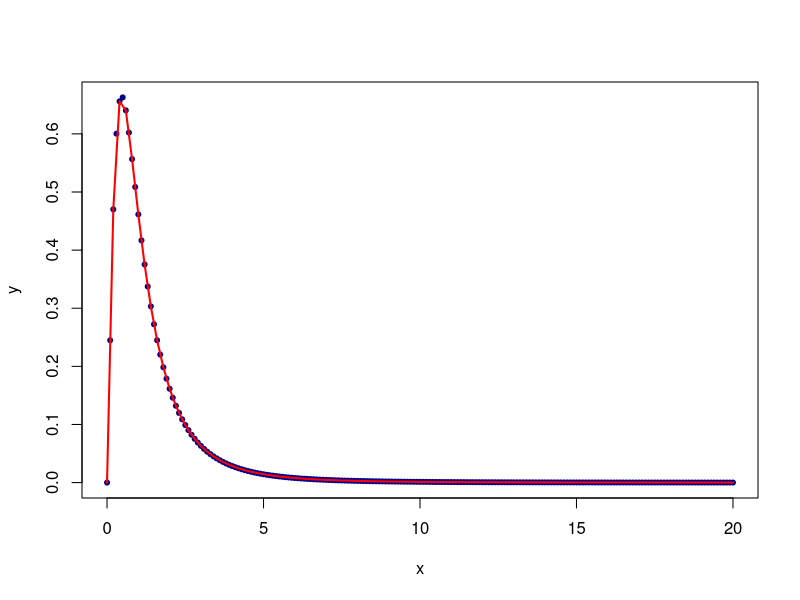
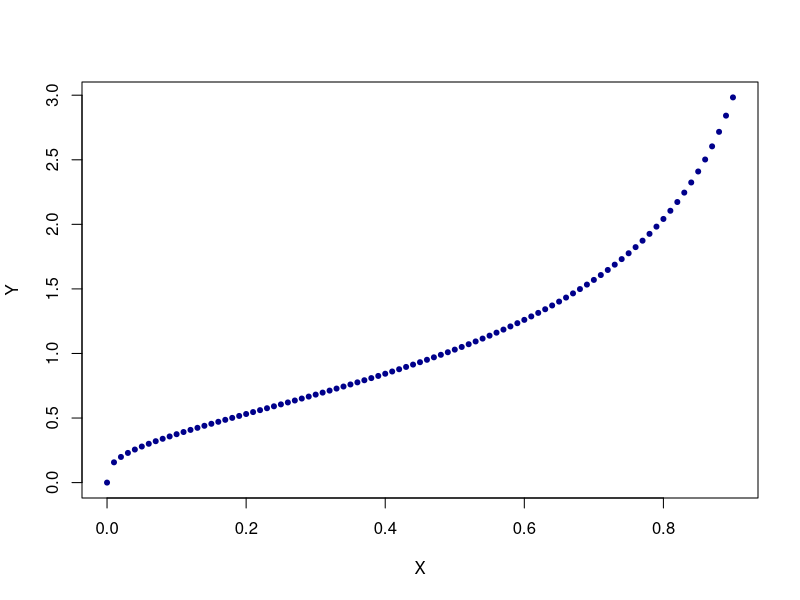

These charts were generated, in order, by the following R code:
## ---- chunk 1
X1 = c(12.47, 11.90, 12.77, 11.96, 12.78, 12.44, 12.13, 11.86, 12.25, 12.29)
Y1 = c(12.86, 12.83, 12.46, 12.98, 12.22, 12.34, 12.46, 12.39)
#

#
var.test(X1, Y1, conf.level = 0.99) # two sided 
#

#
var.test(X1, Y1, alternative = "greater") 
## ---- chunk 2
## (i) Probably density function of F-distribution:

# (a) f(0), with df=5, 7 
df(0,5,7)

# (b) 5, with df=10, 3
df(5,10,3)

# (c) To Generate a sequence x<- seq(0,20,by=.1) and also y<- df(x) with df=5,7 for F-distribution
x = seq(0,20, 0.1)
x
y = df(x,5,7)
y

# plot (x,y). Draw the curve on plot (x,y).
plot(x,y, pch=20, col="blue4")
curve(df(x,5,7), 0, 20, lwd = 2, col = "red", add = TRUE)


# (ii) Cumulative distribution function of F-distribution:

# (a) F(3), with df=4,3 
pf(3,4,3)

# (b) F(0) with df=6,4
pf(0,6,4)




# (iii) Inverse cumulative distribution function of F-distribution:

# (a)F^-1 (0), with df=3,5 
qf(0,3,5)

# (b) F^-1 (0.6) with df=5 ,4
qf(0.6,5,4)

# (c) Generate a sequence x<- seq(0,.9 by=.01) and also y<- qf(x) with df=8, 6 then plot (x,y).
X = seq(0, 0.9, 0.01)
X
Y = qf(X, 8, 6)
Y
plot(X,Y, pch=20, col="blue4")


# (iv) Generate a random sample of 50 observations from a F-distribution with df=10,4.
rf(50,10,4)

